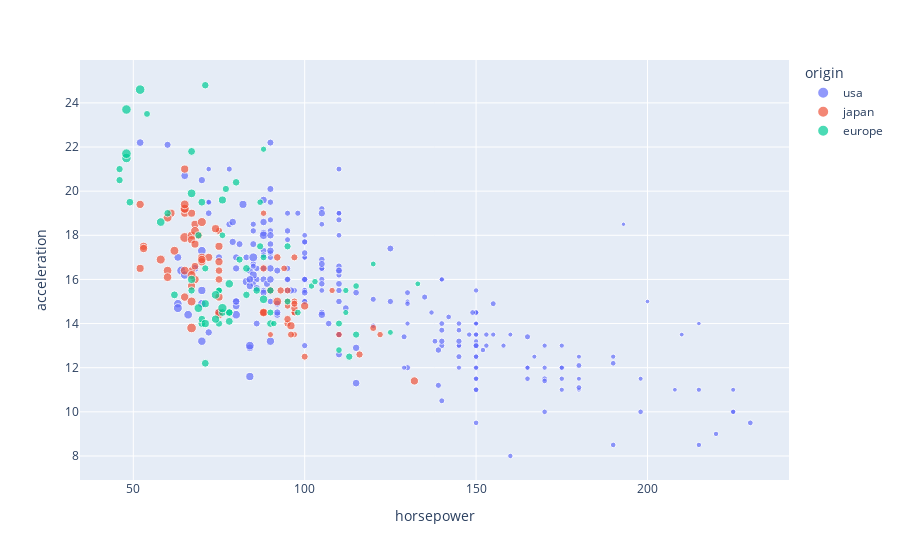

Notebook source saved alongside this figure:
### Markdown cell above
### Show the car name as you hover the mouse over the points

> You may use the `hover_name` parameter

### Code cell
px.scatter(data_frame = df_cars , x = 'horsepower' , y = 'acceleration' , color = 'origin' , size = 'mpg' , hover_name='name' , size_max=7)

### Figure 1 — Plotly figure (JSON) as saved in the notebook; plotly's stock layout.template omitted (floating-point values rounded to 4 significant figures; data arrays with more than 128 entries replaced by an {"elided": "..."} marker saying what was removed)
{"data": [{"hovertemplate": "<b>%{hovertext}</b><br><br>origin=usa<br>horsepower=%{x}<br>acceleration=%{y}<br>mpg=%{marker.size}<extra></extra>", "hovertext": {"elided": "249 str values"}, "legendgroup": "usa", "marker": {"color": "#636efa", "size": {"elided": "249 float values"}, "sizemode": "area", "sizeref": 0.951, "symbol": "circle"}, "mode": "markers", "name": "usa", "orientation": "v", "showlegend": true, "type": "scatter", "x": {"elided": "249 int values"}, "xaxis": "x", "y": {"elided": "249 float values"}, "yaxis": "y"}, {"hovertemplate": "<b>%{hovertext}</b><br><br>origin=japan<br>horsepower=%{x}<br>acceleration=%{y}<br>mpg=%{marker.size}<extra></extra>", "hovertext": ["toyota corona mark ii", "datsun pl510", "datsun pl510", "toyota corona", "toyota corolla 1200", "datsun 1200", "toyota corona hardtop", "mazda rx2 coupe", "datsun 510 (sw)", "toyouta corona mark ii (sw)", "toyota corolla 1600 (sw)", "toyota carina", "datsun 610", "maxda rx3", "toyota mark ii", "datsun b210", "toyota corolla 1200", "toyota corona", "datsun 710", "honda civic", "subaru", "toyota corolla", "toyota corona", "datsun 710", "honda civic cvcc", "honda civic", "datsun b-210", "toyota corolla", "toyota mark ii", "honda accord cvcc", "datsun f-10 hatchback", "toyota corolla liftback", "subaru dl", "datsun 810", "mazda rx-4", "mazda glc deluxe", "datsun b210 gx", "honda civic cvcc", "toyota corona", "datsun 510", "toyota celica gt liftback", "datsun 200-sx", "honda accord lx", "maxda glc deluxe", "datsun 210", "toyota corolla tercel", "datsun 310", "toyota corona liftback", "mazda 626", "datsun 510 hatchback", "toyota corolla", "mazda glc", "datsun 210", "honda civic 1500 gl", "subaru dl", "datsun 280-zx", "mazda rx-7 gs", "honda accord", "toyota starlet", "honda civic 1300", "subaru", "datsun 210 mpg", "toyota tercel", "mazda glc 4", "honda prelude", "toyota corolla", "datsun 200sx", "mazda 626", "toyota cressida", "datsun 810 maxima", "mazda glc custom l", "mazda glc custom", "nissan stanza xe", "honda accord", "toyota corolla", "honda civic", "honda civic (auto)", "datsun 310 gx", "toyota celica gt"], "legendgroup": "japan", "marker": {"color": "#EF553B", "size": [24, 27, 27, 25, 31, 35, 24, 19, 28, 23, 27, 20, 22, 18, 20, 31, 32, 31, 32, 24, 26, 29, 24, 24, 33, 33, 32, 28, 19, 31.5, 33.5, 26, 30, 22, 21.5, 32.8, 39.4, 36.1, 27.5, 27.2, 21.1, 23.9, 29.5, 34.1, 31.8, 38.1, 37.2, 29.8, 31.3, 37, 32.2, 46.6, 40.8, 44.6, 33.8, 32.7, 23.7, 32.4, 39.1, 35.1, 32.3, 37, 37.7, 34.1, 33.7, 32.4, 32.9, 31.6, 25.4, 24.2, 37, 31, 36, 36, 34, 38, 32, 38, 32], "sizemode": "area", "sizeref": 0.951, "symbol": "circle"}, "mode": "markers", "name": "japan", "orientation": "v", "showlegend": true, "type": "scatter", "x": [95, 88, 88, 95, 65, 69, 95, 97, 92, 97, 88, 88, 94, 90, 122, 67, 65, 52, 61, 97, 93, 75, 96, 97, 53, 53, 70, 75, 108, 68, 70, 75, 67, 97, 110, 52, 70, 60, 95, 97, 95, 97, 68, 65, 65, 60, 65, 90, 75, 92, 75, 65, 65, 67, 67, 132, 100, 72, 58, 60, 67, 65, 62, 68, 75, 75, 100, 74, 116, 120, 68, 68, 88, 75, 70, 67, 67, 67, 96], "xaxis": "x", "y": [15, 14.5, 14.5, 14, 19, 18, 15.5, 13.5, 17, 14.5, 16.5, 19, 16.5, 13.5, 13.5, 19, 21, 16.5, 19, 15, 15.5, 16, 13.5, 17, 17.5, 17.4, 17, 16.4, 15.5, 18.5, 16.8, 18.2, 16.4, 14.5, 13.5, 19.4, 18.6, 16.4, 14.2, 14.7, 14.8, 14.9, 16.6, 15.2, 19.2, 18.8, 16.4, 15.5, 17.5, 15, 15.2, 17.9, 19.2, 13.8, 18, 11.4, 12.5, 17, 16.9, 16.1, 17.8, 19.4, 17.3, 16, 14.4, 16.8, 14.8, 18.3, 12.6, 13.8, 18.2, 17.6, 14.5, 14.5, 16.9, 15, 15.7, 16.2, 13.9], "yaxis": "y"}, {"hovertemplate": "<b>%{hovertext}</b><br><br>origin=europe<br>horsepower=%{x}<br>acceleration=%{y}<br>mpg=%{marker.size}<extra></extra>", "hovertext": ["volkswagen 1131 deluxe sedan", "peugeot 504", "audi 100 ls", "saab 99e", "bmw 2002", "opel 1900", "peugeot 304", "fiat 124b", "volkswagen model 111", "volkswagen type 3", "volvo 145e (sw)", "volkswagen 411 (sw)", "peugeot 504 (sw)", "renault 12 (sw)", "volkswagen super beetle", "fiat 124 sport coupe", "fiat 128", "opel manta", "audi 100ls", "volvo 144ea", "saab 99le", "audi fox", "volkswagen dasher", "opel manta", "fiat 128", "fiat 124 tc", "fiat x1.9", "volkswagen dasher", "volkswagen rabbit", "audi 100ls", "peugeot 504", "volvo 244dl", "saab 99le", "fiat 131", "opel 1900", "renault 12tl", "vw rabbit", "volkswagen rabbit", "volvo 245", "peugeot 504", "mercedes-benz 280s", "renault 5 gtl", "volkswagen rabbit custom", "volkswagen dasher", "bmw 320i", "volkswagen rabbit custom diesel", "audi 5000", "volvo 264gl", "saab 99gle", "peugeot 604sl", "volkswagen scirocco", "vw rabbit custom", "mercedes benz 300d", "peugeot 504", "fiat strada custom", "vw rabbit", "audi 4000", "vw rabbit c (diesel)", "vw dasher (diesel)", "audi 5000s (diesel)", "mercedes-benz 240d", "renault lecar deluxe", "vokswagen rabbit", "triumph tr7 coupe", "volkswagen jetta", "renault 18i", "peugeot 505s turbo diesel", "volvo diesel", "volkswagen rabbit l", "vw pickup"], "legendgroup": "europe", "marker": {"color": "#00cc96", "size": [26, 25, 24, 25, 26, 28, 30, 30, 27, 23, 18, 22, 21, 26, 26, 26, 29, 24, 20, 19, 24, 29, 26, 26, 24, 26, 31, 25, 29, 23, 23, 22, 25, 28, 25, 27, 29, 29.5, 20, 19, 16.5, 36, 29, 30.5, 21.5, 43.1, 20.3, 17, 21.6, 16.2, 31.5, 31.9, 25.4, 27.2, 37.3, 41.5, 34.3, 44.3, 43.4, 36.4, 30, 40.9, 29.8, 35, 33, 34.5, 28.1, 30.7, 36, 44], "sizemode": "area", "sizeref": 0.951, "symbol": "circle"}, "mode": "markers", "name": "europe", "orientation": "v", "showlegend": true, "type": "scatter", "x": [46, 87, 90, 95, 113, 90, 70, 76, 60, 54, 112, 76, 87, 69, 46, 90, 49, 75, 91, 112, 110, 83, 67, 78, 75, 75, 67, 71, 70, 95, 88, 98, 115, 86, 81, 83, 70, 71, 102, 88, 120, 58, 78, 78, 110, 48, 103, 125, 115, 133, 71, 71, 77, 71, 69, 76, 78, 48, 48, 67, 67, null, 62, 88, 74, null, 80, 76, 74, 52], "xaxis": "x", "y": [20.5, 17.5, 14.5, 17.5, 12.5, 14, 19.5, 14.5, 19, 23.5, 14.5, 18, 19.5, 18, 21, 15.5, 19.5, 15.5, 14, 15.5, 14, 16.5, 15.5, 14.5, 15.5, 14, 16, 16.5, 14, 15, 17, 14.5, 13.5, 15.5, 16.9, 15.3, 14.2, 12.2, 15.7, 21.9, 16.7, 18.6, 14.5, 14.1, 12.8, 21.5, 15.9, 13.6, 15.7, 15.8, 14.9, 14, 20.1, 24.8, 14.7, 14.7, 15.8, 21.7, 23.7, 19.9, 21.8, 17.3, 15.3, 15.1, 14.2, 15.8, 20.4, 19.6, 15.3, 24.6], "yaxis": "y"}], "layout": {"autosize": true, "legend": {"itemsizing": "constant", "title": {"text": "origin"}, "tracegroupgap": 0}, "margin": {"t": 60}, "xaxis": {"anchor": "y", "autorange": true, "domain": [0, 1], "range": [30.0, 244.9], "title": {"text": "horsepower"}, "type": "linear"}, "yaxis": {"anchor": "x", "autorange": true, "domain": [0, 1], "range": [6.764, 26.14], "title": {"text": "acceleration"}, "type": "linear"}}}
